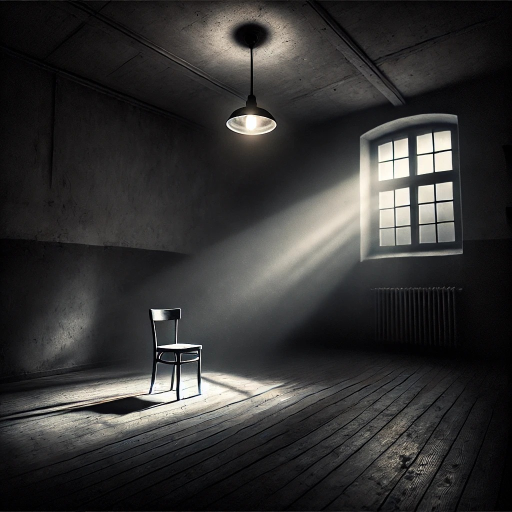
#> input picture chair.jpg, 1024 x 1024 px (shown at 1/2 size)
$ python '07 Image Partioning.py'   (older library calls are emulated)
#> lines starting #> are read from the running program, lines starting #| are printed output that depends on the picture; after the words box and inside, x2 and y2 are one past the last pixel; in counts of white or black regions, pixels touching at a corner belong together
import numpy as np
import matplotlib.pyplot as plt
import cv2


# Load and denoise the image
image = cv2.imread("chair.jpg", cv2.IMREAD_GRAYSCALE)
#> image: shape (1024, 1024); min 0, max 255, mean 52.3
#image=cv2.resize(image,(256,256))


def edge_thresholding(image):
    blur_image=cv2.GaussianBlur(image,(5,5),0)
    grad_X=cv2.Sobel(blur_image,cv2.CV_64F,1,0,ksize=3)
    grad_y=cv2.Sobel(blur_image,cv2.CV_64F,0,1,ksize=3)

    magnitude=(grad_X**2+grad_y**2)**0.5
    threshold_mag=0.5*np.max(magnitude)

    bin_edges=np.where(magnitude>threshold_mag,1,0)

    #Mask with the orignal image
    edges=bin_edges*image

    def otsu_thresholding(image):
        rows,cols=image.shape

        #Finding Probability for each intensity
        prob=np.zeros(256)
        for i in range(256):
            prob[i]=np.sum(image==i)/(rows*cols)

        #Initialize with a threshold value k
        max_variance = 0
        optimal_threshold = 0

        for threshold in range(1,255):
            P1=np.sum(prob[0:threshold+1])

            culMean=np.sum(np.arange(threshold+1)*prob[0:threshold+1])

            globMean=np.sum(np.arange(256)*prob)

            if P1==1 or P1==0:
                continue
            inBWvar=(globMean*P1-culMean)**2/(P1*(1-P1))

            if inBWvar>max_variance:
                max_variance=inBWvar
                optimal_threshold=threshold

        binary_image = np.where(image > optimal_threshold, 255, 0)

        return optimal_threshold,binary_image

    threshold,_=otsu_thresholding(edges)

    final=np.where(image>threshold,255,0)
    return threshold,final


def partioning(image,w,h):
    rows,cols=image.shape

    part_rows=rows//w
    part_cols=cols//h

    parts=[]
    for i in range(w):
        for j in range(h):
            part=image[i*part_rows:(i+1)*part_rows,j*part_cols:(j+1)*part_cols]
            parts.append(part)

    return parts,part_rows,part_cols

def reconstruction(parts, part_rows, part_cols, w, h):
    output = np.zeros((part_rows * w, part_cols * h), dtype=np.uint8)

    idx = 0
    for i in range(w):
        for j in range(h):
            output[i * part_rows:(i + 1) * part_rows, j * part_cols:(j + 1) * part_cols] = parts[idx]
            idx += 1

    return output


w, h = 3, 1
parts, part_rows, part_cols = partioning(image, w, h)
#> after the loop in partioning, `for i in range(w):`: parts = 3 items
#> parts = 3 items; part_rows = 341; part_cols = 1024
images=[]
title=[]
for part in parts:
    thresh,bin=edge_thresholding(part)
    images.append(bin)
    title.append(thresh)
#> this loop made 3 passes
#> (threshold_mag in edge_thresholding, threshold in edge_thresholding, thresh) on passes 1 to 3: (297.3, 97, 97), (281.2, 90, 90), (313.9, 94, 94)
#> pass 1, in edge_thresholding, `blur_image=cv2.GaussianBlur(image,(5,5),0)`:
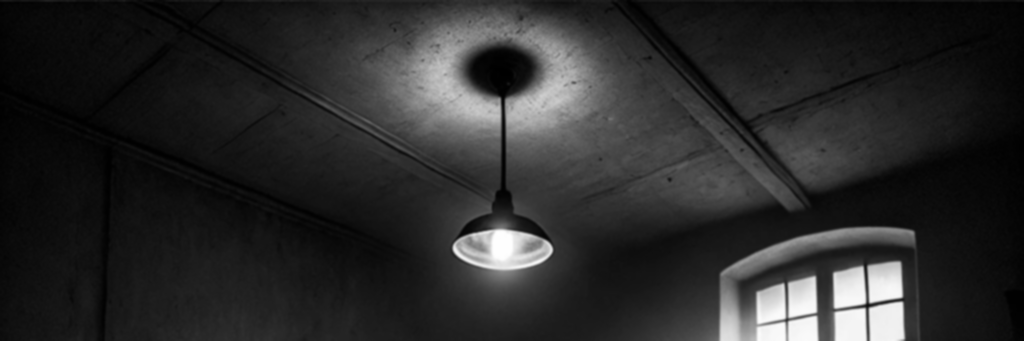
#> blur_image: shape (341, 1024); min 0, max 254, mean 42.5
#> pass 1, in edge_thresholding, `grad_X=cv2.Sobel(blur_image,cv2.CV_64F,1,0,ksize=3)`:
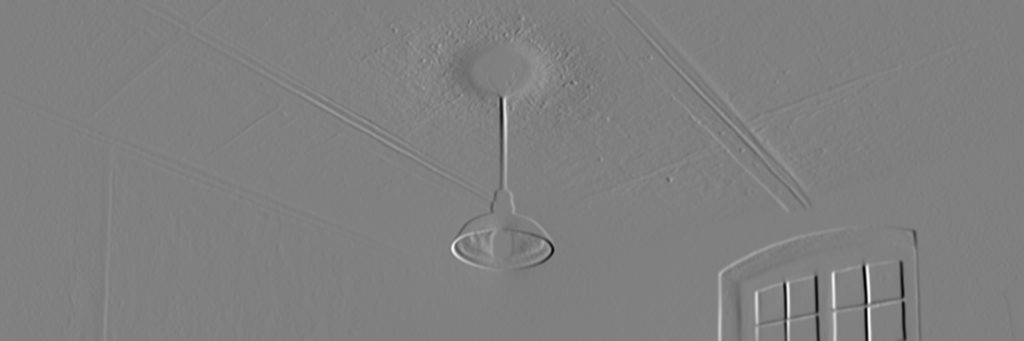
#> grad_X: shape (341, 1024) float64; min -563, max 556, mean 0; drawn with min black and max white
#> pass 1, in edge_thresholding, `grad_y=cv2.Sobel(blur_image,cv2.CV_64F,0,1,ksize=3)`:
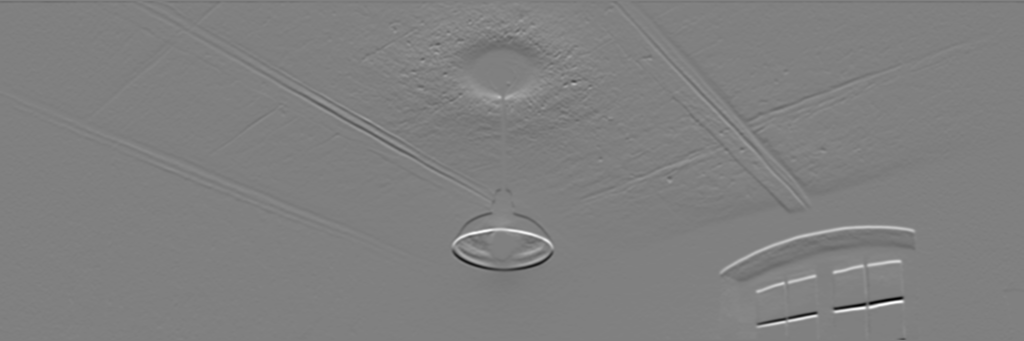
#> grad_y: shape (341, 1024) float64; min -590, max 585, mean 1; drawn with min black and max white
#> pass 1, in edge_thresholding, `magnitude=(grad_X**2+grad_y**2)**0.5`:
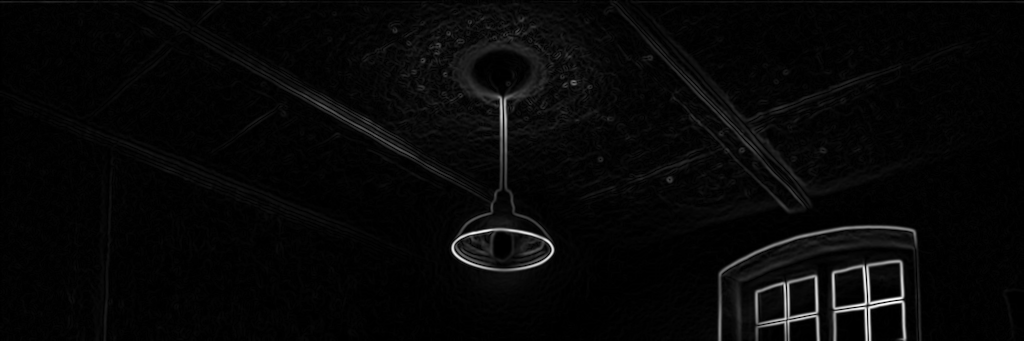
#> magnitude: shape (341, 1024) float64; min 0, max 594.6, mean 17.6; drawn with min black and max white
#> after the loop, images = 3 items; title = [97, 90, 94]

output=reconstruction(images,part_rows,part_cols,w,h)
#> after the loop in reconstruction, `for i in range(w):`:
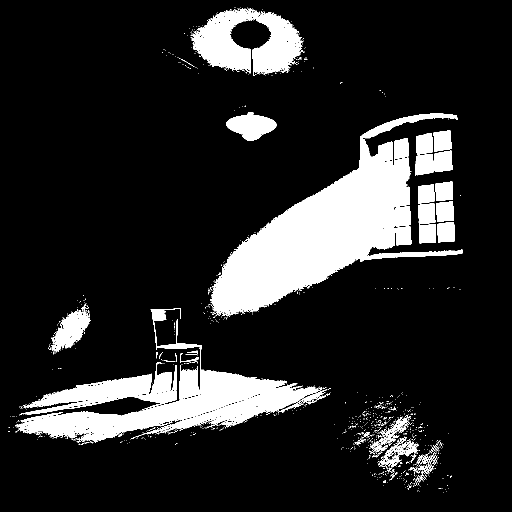
#> output: shape (1023, 1024) (shown at 1/2 size); 15.1% white; 1090 white regions (1039 under 20 px), largest, box (x1, y1, x2, y2) and area: (420, 227, 926, 633) 66468, (30, 639, 637, 886) 33469, (381, 16, 605, 152) 16702
#> after the loop in reconstruction, `for i in range(w):`: idx = 3

for i in range(len(images)):
    plt.subplot(w, h, i+1)
    plt.title(f'Threshold ={title[i]}')
    plt.imshow(images[i], cmap='gray')
#> this loop made 3 passes
    #plt.axis('off')
plt.tight_layout()
plt.show()
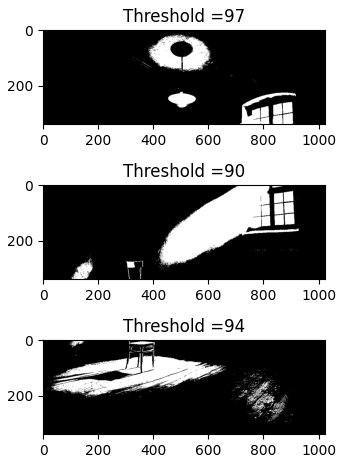
#> figure drawn by matplotlib, 3 panels

display=[image,output]
titles=["Input image","Output Image"]
for i in range(len(display)):
    plt.subplot(1,2 , i+1)
    plt.title(titles[i])
    plt.imshow(display[i], cmap='gray')
    plt.axis('off')
#> this loop made 2 passes
plt.tight_layout()
plt.show()

$ run again, with ground.jpg copied over chair.jpg
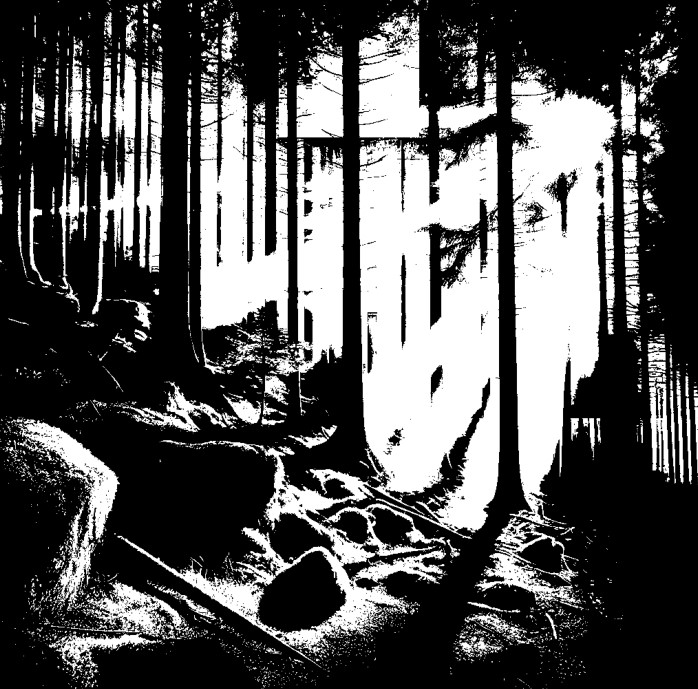
#> input picture ground.jpg, 698 x 689 px
#> image is the input picture: shape (689, 698); min 0, max 255, mean 85.6
#> after the loop in partioning, `for i in range(w):`: parts = 3 items
#> `parts, part_rows, part_cols = partioning(image, w, h)`: part_rows = 229; part_cols = 698
#> the loop `for part in parts:` made 3 passes
#> (threshold_mag in edge_thresholding, threshold in edge_thresholding, thresh) on passes 1 to 3: (324.1, 107, 107), (323.8, 107, 107), (323.7, 101, 101)
#> after the loop `for part in parts:`: images = 3 items; title = [107, 107, 101]
#> after the loop in reconstruction, `for i in range(w):`:
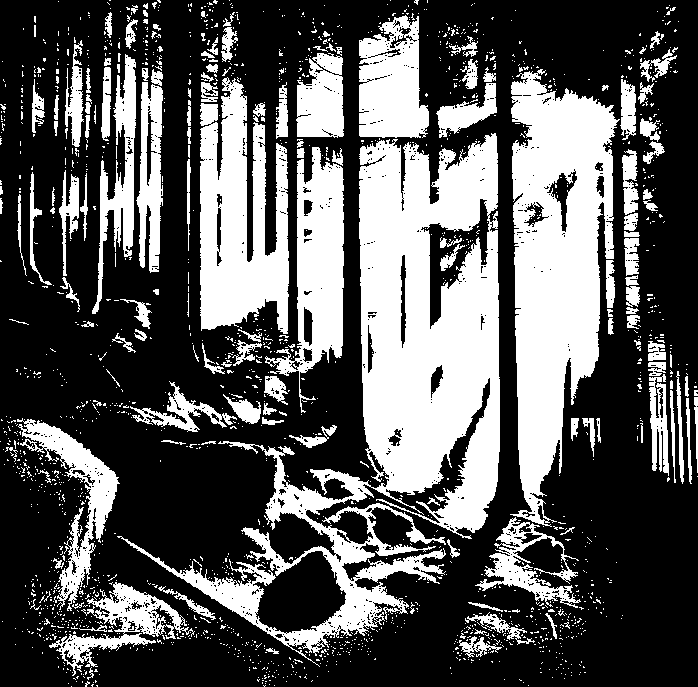
#> output: shape (687, 698); 34.6% white; 1856 white regions (1703 under 20 px), largest, box (x1, y1, x2, y2) and area: (117, 133, 500, 667) 55699, (510, 69, 620, 527) 29798, (200, 77, 289, 334) 15310
#> after the loop in reconstruction, `for i in range(w):`: idx = 3
#> the loop `for i in range(len(images)):` made 3 passes
#> `plt.show()`:
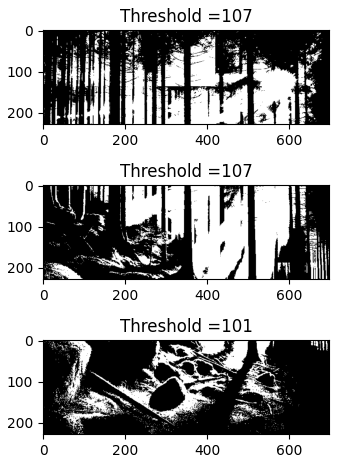
#> figure drawn by matplotlib, 3 panels
#> the loop `for i in range(len(display)):` made 2 passes
